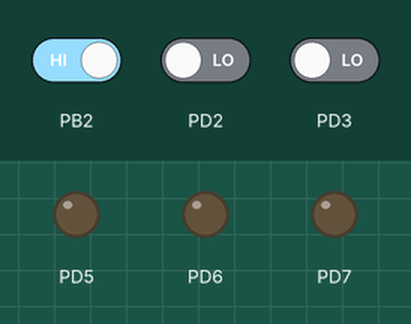
Bench run of a program on a simulated ATmega32, built with avr-gcc and emulated at 8 MHz. Parts: output pins drawn as LEDs (lit = HIGH). The inputs (shaded band) are chosen by the test bench; at power-on: PB2 HIGH, PD2 LOW, PD3 LOW.

Above: at 1.2 s.
1.3 s: PB2 driven LOW
At 1.7 s:
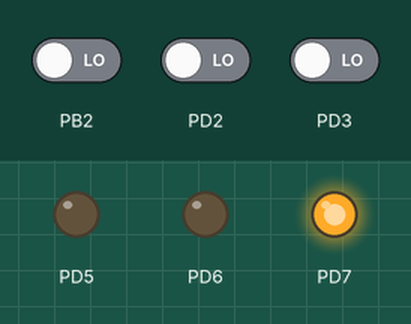
3.3 s: PD2 driven HIGH
At 3.7 s:
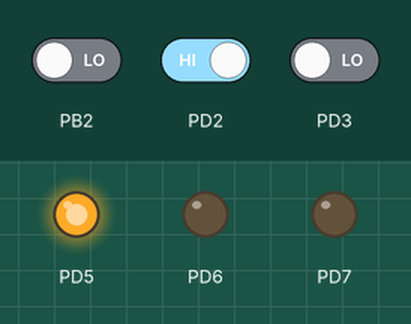
5.3 s: PD3 driven HIGH
At 5.7 s:
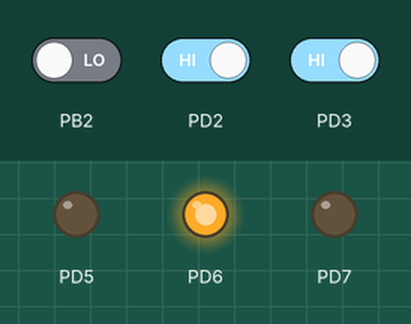
Timing chart, 0 to 8.3 s (numbered marks = the images above; inputs shaded):
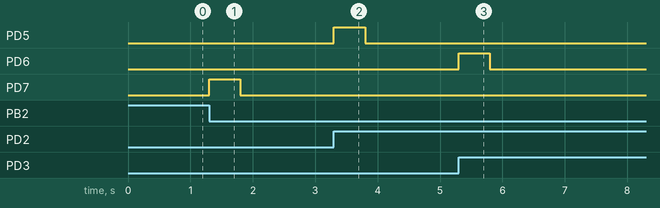

The program:

main.c
```c
#define F_CPU 8000000ul
#include <util/delay.h>
#include <avr/io.h>
#include <avr/interrupt.h>

#define IO_BASE 0x20
#define IO_PORTD *((volatile unsigned char *)(IO_BASE + 0x12))
#define IO_DDRD *((volatile unsigned char *)(IO_BASE + 0x11))
#define INT_MCUCR *((volatile unsigned char *)(IO_BASE + 0x35))
#define INT_MCUCSR *((volatile unsigned char *)(IO_BASE + 0x34))
#define INT_GICR *((volatile unsigned char *)(IO_BASE + 0x3B))
#define INT_SREG *((volatile unsigned char *)(IO_BASE + 0x3F))

void init (void){

	IO_DDRD |= (1 << 5);
	IO_DDRD |= (1 << 6);
	IO_DDRD |= (1 << 7);
	INT_MCUCR &= ~(0b00001111);
	INT_MCUCR |= (0b00001101); //enable the control register ( INT1 -> rising , INT0 -> logic )
	INT_MCUCSR &= ~(1 << 6);   // enable the control state register ( INT2 -> falling )
	INT_GICR |=(0b11100000);   //enable the interrupts ( INT0 , INT1 , INT2 )
	INT_SREG |=(1 << 7); //enable state register

}

void main(void){
	 init ();
	while (1);
}


void __vector_1 (void) __attribute__((signal));
void __vector_1 (void)
{
	//DDRD = 0xff;
	IO_PORTD |= (1 << 5);
	_delay_ms(500);
	IO_PORTD &= ~(1 << 5);

}

void __vector_2 (void) __attribute__((signal));
void __vector_2 (void)
{
	//DDRD = 0xff;
	IO_PORTD |= (1 << 6);
	_delay_ms(500);
	IO_PORTD &= ~(1 << 6);
}

void __vector_3 (void) __attribute__((signal));
void __vector_3 (void)
{
	//DDRD = 0xff;
	IO_PORTD |= (1 << 7);
	_delay_ms(500);
	IO_PORTD &= ~(1 << 7);
}
```

Measured:
- after the input at 1.3 s, PD7: LOW → HIGH at once, → LOW 0.50 s later
- after the input at 3.3 s, PD5: LOW → HIGH at once, → LOW 0.50 s later
- after the input at 5.3 s, PD6: LOW → HIGH at once, → LOW 0.50 s later
